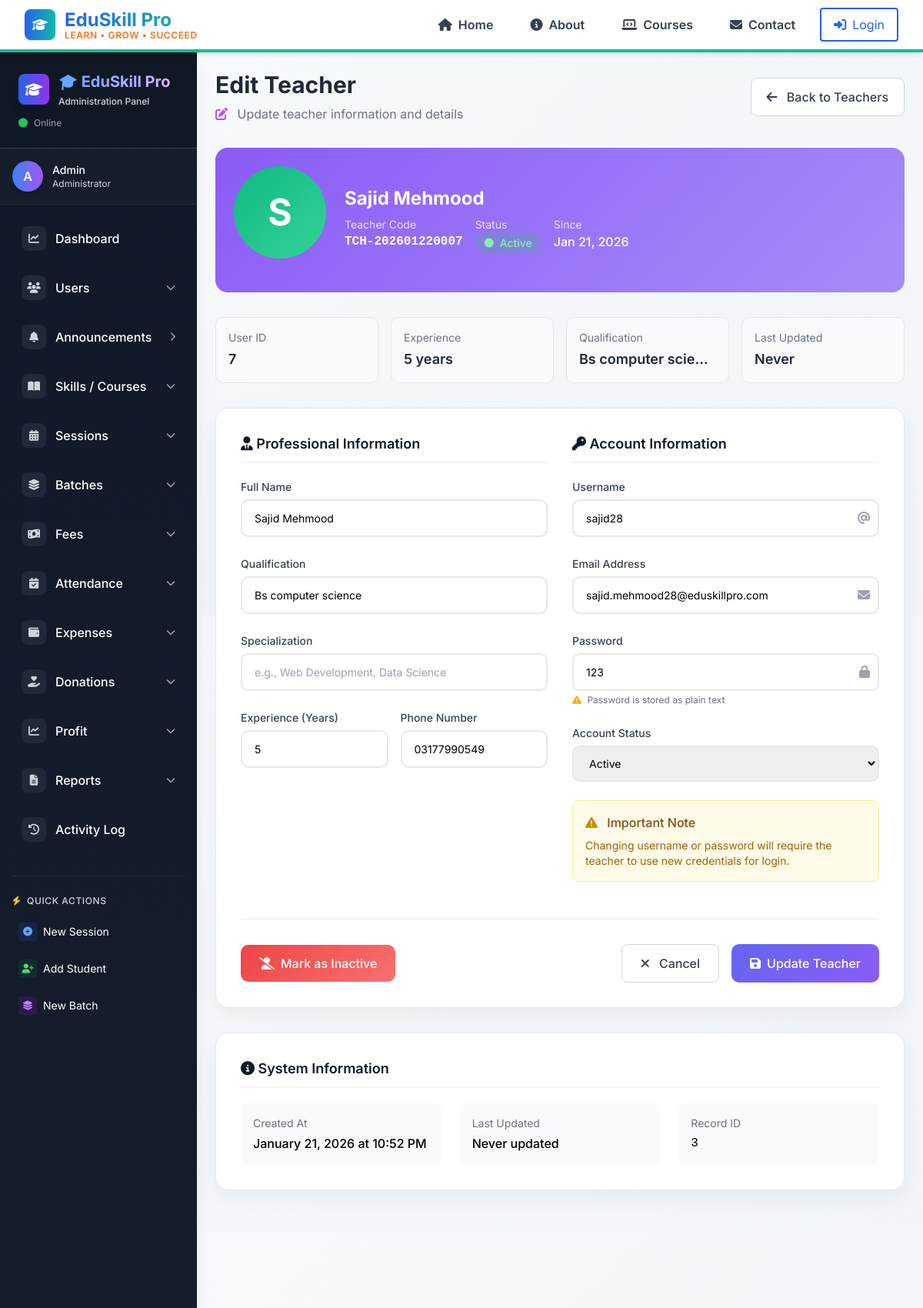
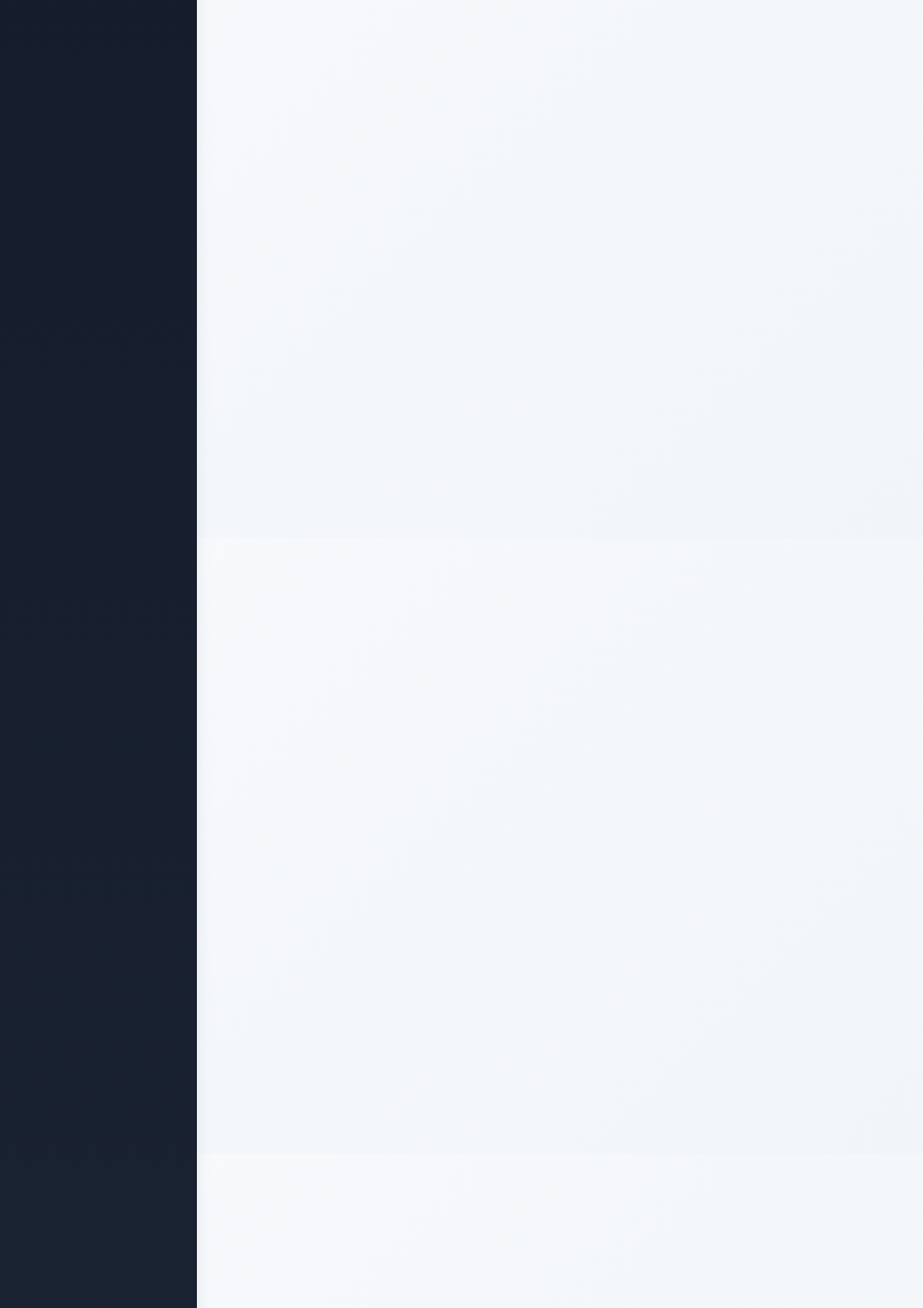
The page /admin/users/edit_teacher.php?id=3 (upper part) on the database its author committed (2 pictures, top to bottom).
### tables this page shows
CREATE TABLE `teachers` (
  `id` int(11) NOT NULL,
  `user_id` int(11) DEFAULT NULL,
  `teacher_code` varchar(50) DEFAULT NULL,
  `name` varchar(255) DEFAULT NULL,
  `gender` varchar(20) DEFAULT NULL,
  `qualification` varchar(255) DEFAULT NULL,
  `experience_years` int(11) DEFAULT NULL,
  `phone` varchar(50) DEFAULT NULL,
  `status` varchar(50) DEFAULT NULL,
  `created_at` datetime DEFAULT NULL,
  `updated_at` datetime DEFAULT NULL
);

CREATE TABLE `users` (
  `id` int(11) NOT NULL,
  `username` varchar(255) DEFAULT NULL,
  `email` varchar(255) DEFAULT NULL,
  `password` varchar(255) DEFAULT NULL,
  `user_type_id` int(11) DEFAULT NULL,
  `status` varchar(50) DEFAULT NULL,
  `created_at` datetime DEFAULT NULL,
  `updated_at` datetime DEFAULT NULL
);

### admin/users/edit_teacher.php (the view, shortened to what this page needs)
<?php
require_once __DIR__ . '/../../includes/functions.php';
$id = intval($_GET['id'] ?? 0);
$sql = "SELECT t.*, u.username, u.email, u.password
        FROM teachers t
        JOIN users u ON t.user_id = u.id
        WHERE t.id = $id LIMIT 1";
$result = mysqli_query($conn, $sql);
$teacher = mysqli_fetch_assoc($result);
?>
<!DOCTYPE html>
<html lang="en">
<head>
    <script src="https://cdn.tailwindcss.com"></script>
    <link rel="stylesheet" href="https://cdnjs.cloudflare.com/ajax/libs/font-awesome/6.5.0/css/all.min.css">
</head>
<body class="min-h-screen">
    <?php include __DIR__ . '/../../includes/navbar.php'; ?>
    <div class="flex min-h-screen">
         <?php include __DIR__ . '/../includes/sidebar.php'; ?>
        <main class="flex-1 p-6">
            <div class="flex justify-between items-center mb-8">
                <div>
                    <h1 class="text-3xl font-bold text-gray-800">Edit Teacher</h1>
                    <p class="text-gray-500 mt-2">
                        <i class="fas fa-edit text-purple-500 mr-2"></i>
                        Update teacher information and details
                    </p>
                </div>
                <div class="flex items-center gap-3">
                    <a href="teachers.php"
                        class="bg-white text-gray-700 px-5 py-3 rounded-lg font-medium border border-gray-300 hover:bg-gray-50 transition-all duration-300">
                        <i class="fas fa-arrow-left mr-2"></i> Back to Teachers
                    </a>
                </div>
            </div>
            <div class="teacher-header">
                <div class="flex items-center gap-6">
                    <div class="avatar-preview"
                        style="background: linear-gradient(135deg, <?php echo $teacher['status'] == 'active' ? '#10b981' : '#6b7280'; ?> 0%, <?php echo $teacher['status'] == 'active' ? '#34d399' : '#9ca3af'; ?> 100%);">
                        <?php echo strtoupper(substr($teacher['name'], 0, 1)); ?>
                    </div>
                    <div class="flex-1">
                        <h2 class="text-2xl font-bold mb-2"><?php echo htmlspecialchars($teacher['name']); ?></h2>
                        <div class="flex flex-wrap gap-4">
                            <div>
                                <div class="text-sm opacity-80">Teacher Code</div>
                                <div class="font-mono font-bold"><?php echo $teacher['teacher_code']; ?></div>
                            </div>
                            <div>
                                <div class="text-sm opacity-80">Status</div>
                                <span class="inline-flex items-center px-3 py-1 rounded-full text-sm font-medium <?php echo $teacher['status'] == 'active' ? 'bg-green-500/20 text-green-300' : 'bg-gray-500/20 text-gray-300'; ?>">
                                    <i class="fas fa-circle text-xs mr-2"></i>
                                    <?php echo ucfirst($teacher['status']); ?>
                                </span>
                            </div>
                            <div>
                                <div class="text-sm opacity-80">Since</div>
                                <div class="font-medium"><?php echo date('M d, Y', strtotime($teacher['created_at'])); ?></div>
                            </div>
                        </div>
                    </div>
                </div>
            </div>
            <div class="grid grid-cols-1 md:grid-cols-4 gap-4 mb-8">
                <div class="stat-item">
                    <div class="text-sm text-gray-500 mb-1">User ID</div>
                    <div class="text-lg font-semibold text-gray-800"><?php echo $teacher['user_id']; ?></div>
                </div>
                <div class="stat-item">
                    <div class="text-sm text-gray-500 mb-1">Experience</div>
                    <div class="text-lg font-semibold text-gray-800"><?php echo $teacher['experience_years']; ?> years</div>
                </div>
                <div class="stat-item">
                    <div class="text-sm text-gray-500 mb-1">Qualification</div>
                    <div class="text-lg font-semibold text-gray-800 truncate"><?php echo htmlspecialchars($teacher['qualification']); ?></div>
                </div>
                <div class="stat-item">
                    <div class="text-sm text-gray-500 mb-1">Last Updated</div>
                    <div class="text-lg font-semibold text-gray-800">
                        <?php echo $teacher['updated_at'] && $teacher['updated_at'] != '0000-00-00 00:00:00' ? date('M d, Y', strtotime($teacher['updated_at'])) : 'Never'; ?>
                    </div>
                </div>
            </div>
            <form method="post" class="form-card p-8 max-w-4xl mx-auto">
                <div class="grid grid-cols-1 lg:grid-cols-2 gap-8">
                    <div>
                        <h3 class="section-title">
                            <i class="fas fa-user-tie"></i> Professional Information
                        </h3>
                        <div class="space-y-6">
                            <div>
                                <label class="form-label required">Full Name</label>
                                <input type="text"
                                    name="name"
                                    placeholder="Enter teacher's full name"
                                    required
                                    class="form-input"
                                    value="<?php echo htmlspecialchars($teacher['name']); ?>">
                            </div>
                            <div>
                                <label class="form-label required">Qualification</label>
                                <input type="text"
                                    name="qualification"
                                    placeholder="e.g., M.Sc. Computer Science"
                                    required
                                    class="form-input"
                                    value="<?php echo htmlspecialchars($teacher['qualification']); ?>">
                            </div>
                            <div>
                                <label class="form-label">Specialization</label>
                                <input type="text"
                                    name="specialization"
                                    placeholder="e.g., Web Development, Data Science"
                                    class="form-input"
                                    value="<?php echo htmlspecialchars($teacher['specialization'] ?? ''); ?>">
                            </div>
                            <div class="grid grid-cols-2 gap-4">
                                <div>
                                    <label class="form-label required">Experience (Years)</label>
                                    <input type="number"
                                        name="experience_years"
                                        placeholder="Years"
                                        required
                                        min="0"
                                        class="form-input"
                                        value="<?php echo htmlspecialchars($teacher['experience_years']); ?>">
                                </div>
                                <div>
                                    <label class="form-label required">Phone Number</label>
                                    <input type="tel"
                                        name="phone"
                                        placeholder="Phone number"
                                        required
                                        class="form-input"
                                        value="<?php echo htmlspecialchars($teacher['phone']); ?>">
                                </div>
                            </div>
                        </div>
                    </div>
                    <div>
                        <h3 class="section-title">
                            <i class="fas fa-key"></i> Account Information
                        </h3>
                        <div class="space-y-6">
                            <div>
                                <label class="form-label required">Username</label>
                                <div class="relative">
                                    <input type="text"
                                        name="username"
                                        placeholder="Choose a username for login"
                                        required
                                        class="form-input"
                                        value="<?php echo htmlspecialchars($teacher['username']); ?>">
                                    <div class="absolute right-3 top-3 text-gray-400">
                                        <i class="fas fa-at"></i>
                                    </div>
                                </div>
                            </div>
                            <div>
                                <label class="form-label required">Email Address</label>
                                <div class="relative">
                                    <input type="email"
                                        name="email"
                                        placeholder="teacher@example.com"
                                        required
                                        class="form-input"
                                        value="<?php echo htmlspecialchars($teacher['email']); ?>">
                                    <div class="absolute right-3 top-3 text-gray-400">
                                        <i class="fas fa-envelope"></i>
                                    </div>
                                </div>
                            </div>
                            <div>
                                <label class="form-label required">Password</label>
                                <div class="relative">
                                    <input type="text"
                                        name="password"
                                        placeholder="Enter password"
                                        required
                                        class="form-input"
                                        value="<?php echo htmlspecialchars($teacher['password']); ?>">
                                    <div class="absolute right-3 top-3 text-gray-400">
                                        <i class="fas fa-lock"></i>
                                    </div>
                                </div>
                                <p class="text-xs text-gray-500 mt-1">
                                    <i class="fas fa-exclamation-triangle text-yellow-500 mr-1"></i>
                                    Password is stored as plain text
                                </p>
                            </div>
                            <div>
                                <label class="form-label required">Account Status</label>
                                <select name="status" required class="form-input">
                                    <option value="active" <?php echo ($teacher['status'] == 'active') ? 'selected' : ''; ?>>Active</option>
                                </select>
                            </div>
                            <div class="p-4 bg-yellow-50 border border-yellow-200 rounded-lg">
                                <h4 class="font-medium text-yellow-800 mb-2">
                                    <i class="fas fa-exclamation-triangle text-yellow-600 mr-2"></i>
                                    Important Note
                                </h4>
                                <p class="text-sm text-yellow-700">
                                    Changing username or password will require the teacher to use new credentials for login.
                                </p>
                            </div>
                        </div>
                    </div>
                </div>
                <div class="flex justify-between items-center mt-12 pt-8 border-t border-gray-200">
                    <div>
                        <a href="teachers.php?delete=<?php echo $id; ?>"
                            onclick="return confirm('Are you sure you want to mark <?php echo htmlspecialchars($teacher['name']); ?> as inactive? This will revoke their login access.')"
                            class="btn-danger flex items-center gap-2">
                            <i class="fas fa-user-slash"></i> Mark as Inactive
                        </a>
                    </div>
                    <div class="flex gap-4">
                        <a href="teachers.php"
                            class="bg-white text-gray-700 px-6 py-3 rounded-lg font-medium border border-gray-300 hover:bg-gray-50 transition-all duration-300">
                            <i class="fas fa-times mr-2"></i> Cancel
                        </a>
                        <div class="flex gap-4">
                            <button type="submit" class="btn-primary flex items-center gap-2">
                                <i class="fas fa-save"></i> Update Teacher
                            </button>
                        </div>
                    </div>
                </div>
            </form>
            <div class="form-card p-8 mt-8 max-w-4xl mx-auto">
                <h3 class="section-title">
                    <i class="fas fa-info-circle"></i> System Information
                </h3>
                <div class="grid grid-cols-1 md:grid-cols-3 gap-6">
                    <div class="p-4 bg-gray-50 rounded-lg">
                        <div class="text-sm text-gray-500 mb-1">Created At</div>
                        <div class="font-medium"><?php echo date('F j, Y \a\t g:i A', strtotime($teacher['created_at'])); ?></div>
                    </div>
                    <div class="p-4 bg-gray-50 rounded-lg">
                        <div class="text-sm text-gray-500 mb-1">Last Updated</div>
                        <div class="font-medium">
                            <?php
                            if ($teacher['updated_at'] && $teacher['updated_at'] != '0000-00-00 00:00:00') {
                                echo date('F j, Y \a\t g:i A', strtotime($teacher['updated_at']));
                            } else {
                                echo 'Never updated';
                            }
                            ?>
                        </div>
                    </div>
                    <div class="p-4 bg-gray-50 rounded-lg">
                        <div class="text-sm text-gray-500 mb-1">Record ID</div>
                        <div class="font-mono font-medium"><?php echo $teacher['id']; ?></div>
                    </div>
                </div>
            </div>
        </main>
    </div>
    <?php include __DIR__ . '/../../includes/footer.php'; ?>
</body>
</html>

### rows shown on the page
teachers: name "S", name "Sajid Mehmood", teacher_code "TCH-202601220007", status "Active", created_at "Jan 21, 2026", user "7", experience_years "5", qualification "Bs computer scie…", qualification "Bs computer science", phone "03177990549", username "sajid28", email "sajid.mehmood28@eduskillpro.com", password "123", created_at "January 21, 2026 at 10:52 PM", id "3"

### other values the page prints
substr($current_user, 0, 1) "A"
$current_user "Admin"
$current_role "Administrator"
